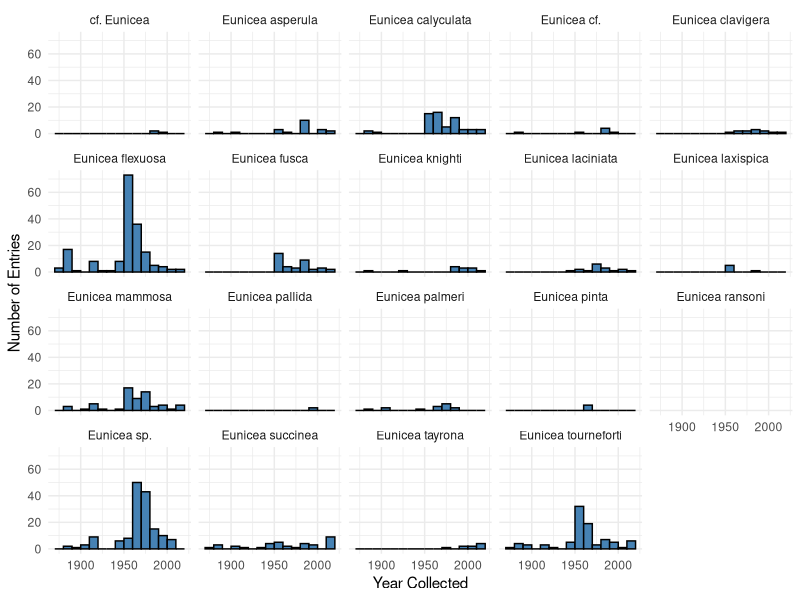
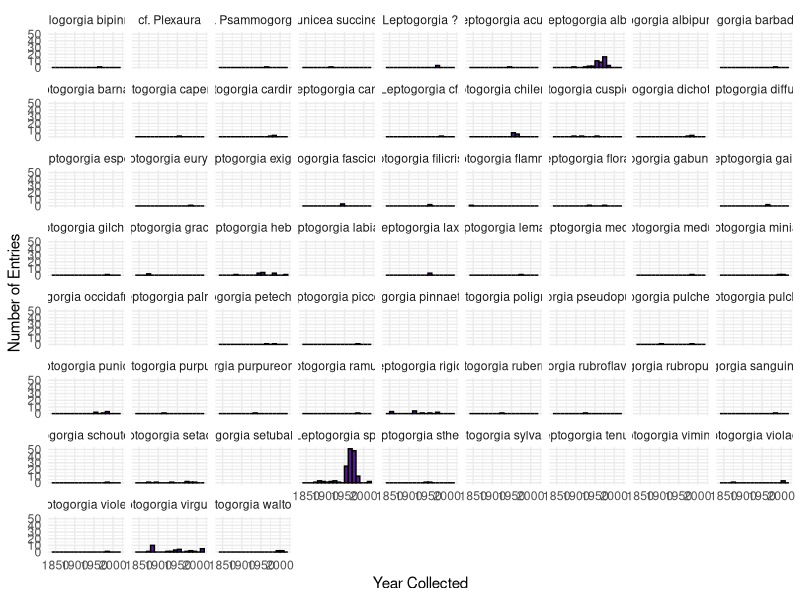
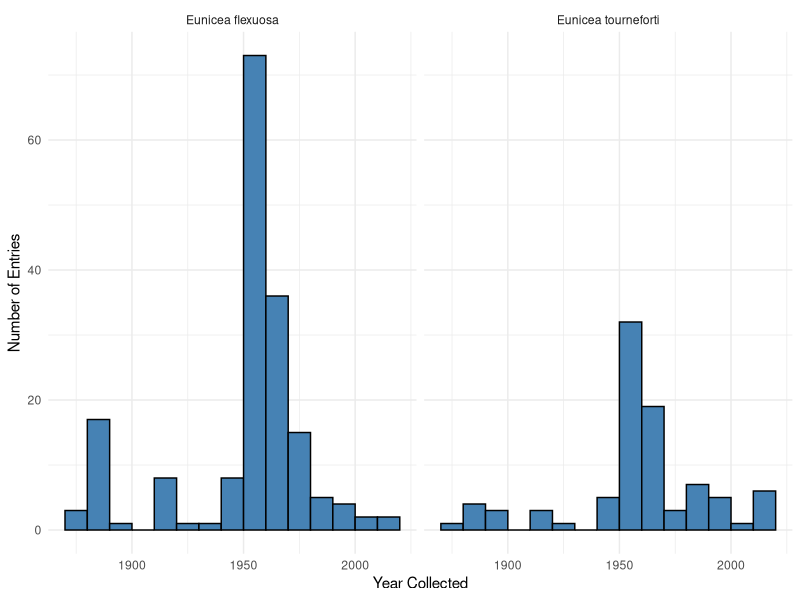
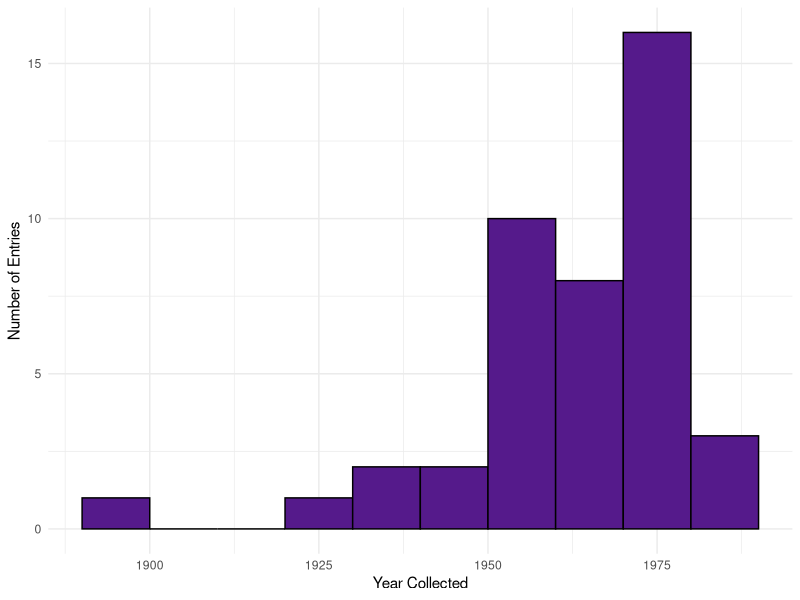
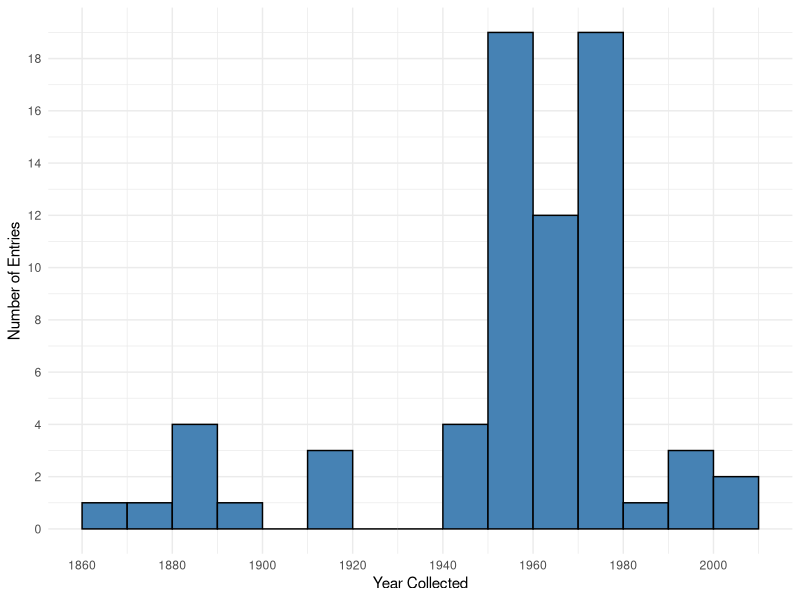

These charts were generated, in order, by the following R code:
## ---- chunk 1
# Load
library(dplyr)
library(ggplot2)
G_ventalina <- read.csv("./data/G_ventalina_nmnhsearch-20250707155748.csv")
Eunicea <- read.csv("./data/Eunicea_nmnhsearch-20250707190456.csv")
Leptogorgia <- read.csv("./data/Leptogorgia_nmnhsearch-20250707205311.csv")

# format data

# Extract year from the inconsistently formatted "Date.Collected" column
# This command should just extract the first 4-digit number in each entry
G_ventalina$Year.Collected <- as.numeric(sub(".*(\\d{4}).*", "\\1", G_ventalina$Date.Collected))
Eunicea$Year.Collected <- as.numeric(sub(".*(\\d{4}).*", "\\1", Eunicea$Date.Collected))
Leptogorgia$Year.Collected <- as.numeric(sub(".*(\\d{4}).*", "\\1", Leptogorgia$Date.Collected))

# Reduce scientifc names to just species names
cleaned_Eunicea <- gsub("\\s*\\([^\\)]+\\)", "", Eunicea$Scientific.Name)
Eunicea$Species.Clean <- sub("^((\\S+)\\s+(\\S+)).*$", "\\1", cleaned_Eunicea)

cleaned_Leptogorgia <- gsub("\\s*\\([^\\)]+\\)", "", Leptogorgia$Scientific.Name)
Leptogorgia$Species.Clean <- sub("^((\\S+)\\s+(\\S+)).*$", "\\1", cleaned_Leptogorgia)


# Check one of the year columns
head(G_ventalina %>% select(Date.Collected, Year.Collected))
## ---- chunk 2
ggplot(Eunicea, aes(x = Year.Collected)) +
  geom_histogram(binwidth = 10, boundary = 1850, fill = "steelblue", color = "black") +
  xlab("Year Collected") +
  ylab("Number of Entries") +
  theme_minimal() +
  facet_wrap(~Species.Clean)

ggplot(Leptogorgia, aes(x = Year.Collected)) +
  geom_histogram(binwidth = 10, boundary = 1850, fill = "purple4", color = "black") +
  xlab("Year Collected") +
  ylab("Number of Entries") +
  theme_minimal() +
  facet_wrap(~Species.Clean)
## ---- chunk 3
ggplot(Eunicea[Eunicea$Species.Clean %in% c("Eunicea flexuosa","Eunicea tourneforti"),], aes(x = Year.Collected)) +
  geom_histogram(binwidth = 10, boundary = 1850, fill = "steelblue", color = "black") +
  xlab("Year Collected") +
  ylab("Number of Entries") +
  theme_minimal() +
  facet_wrap(~Species.Clean)

ggplot(Leptogorgia[Leptogorgia$Species.Clean == "Leptogorgia alba",], aes(x = Year.Collected)) +
  geom_histogram(binwidth = 10, boundary = 1850, fill = "purple4", color = "black") +
  xlab("Year Collected") +
  ylab("Number of Entries") +
  theme_minimal()
## ---- chunk 4
ggplot(G_ventalina, aes(x = Year.Collected)) +
  geom_histogram(binwidth = 10, boundary = 1880, fill = "steelblue", color = "black") +
  xlab("Year Collected") +
  ylab("Number of Entries") +
  scale_x_continuous(breaks = seq(1860, 2020, by = 20)) +
  scale_y_continuous(breaks = seq(0, 20, by = 2)) +
  theme_minimal()
